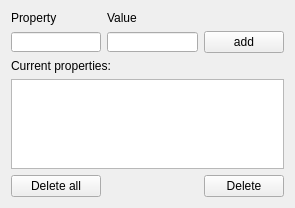
   <widget class="QWidget" name="gridLayoutWidget_7">
    <property name="geometry">
     <rect>
      <x>50</x>
      <y>910</y>
      <width>295</width>
      <height>208</height>
     </rect>
    </property>
    <layout class="QGridLayout" name="gridLayout_10">
     <item row="1" column="0">
      <widget class="QLineEdit" name="lineEdit">
       <property name="maximumSize">
        <size>
         <width>100</width>
         <height>20</height>
        </size>
       </property>
      </widget>
     </item>
     <item row="1" column="2">
      <widget class="QPushButton" name="pushButton">
       <property name="text">
        <string>add</string>
       </property>
      </widget>
     </item>
     <item row="0" column="0">
      <widget class="QLabel" name="label_18">
       <property name="maximumSize">
        <size>
         <width>100</width>
         <height>20</height>
        </size>
       </property>
       <property name="text">
        <string>Property</string>
       </property>
      </widget>
     </item>
     <item row="3" column="0" colspan="3">
      <widget class="QListWidget" name="listWidget"/>
     </item>
     <item row="0" column="1">
      <widget class="QLabel" name="label_21">
       <property name="maximumSize">
        <size>
         <width>100</width>
         <height>20</height>
        </size>
       </property>
       <property name="text">
        <string>Value</string>
       </property>
      </widget>
     </item>
     <item row="2" column="0" colspan="2">
      <widget class="QLabel" name="label_24">
       <property name="text">
        <string>Current properties:</string>
       </property>
      </widget>
     </item>
     <item row="1" column="1">
      <widget class="QLineEdit" name="lineEdit_2">
       <property name="maximumSize">
        <size>
         <width>100</width>
         <height>20</height>
        </size>
       </property>
      </widget>
     </item>
     <item row="4" column="0">
      <widget class="QPushButton" name="pushButton_2">
       <property name="text">
        <string>Delete all</string>
       </property>
      </widget>
     </item>
     <item row="4" column="2">
      <widget class="QPushButton" name="pushButton_3">
       <property name="text">
        <string>Delete</string>
       </property>
      </widget>
     </item>
    </layout>
   </widget>
